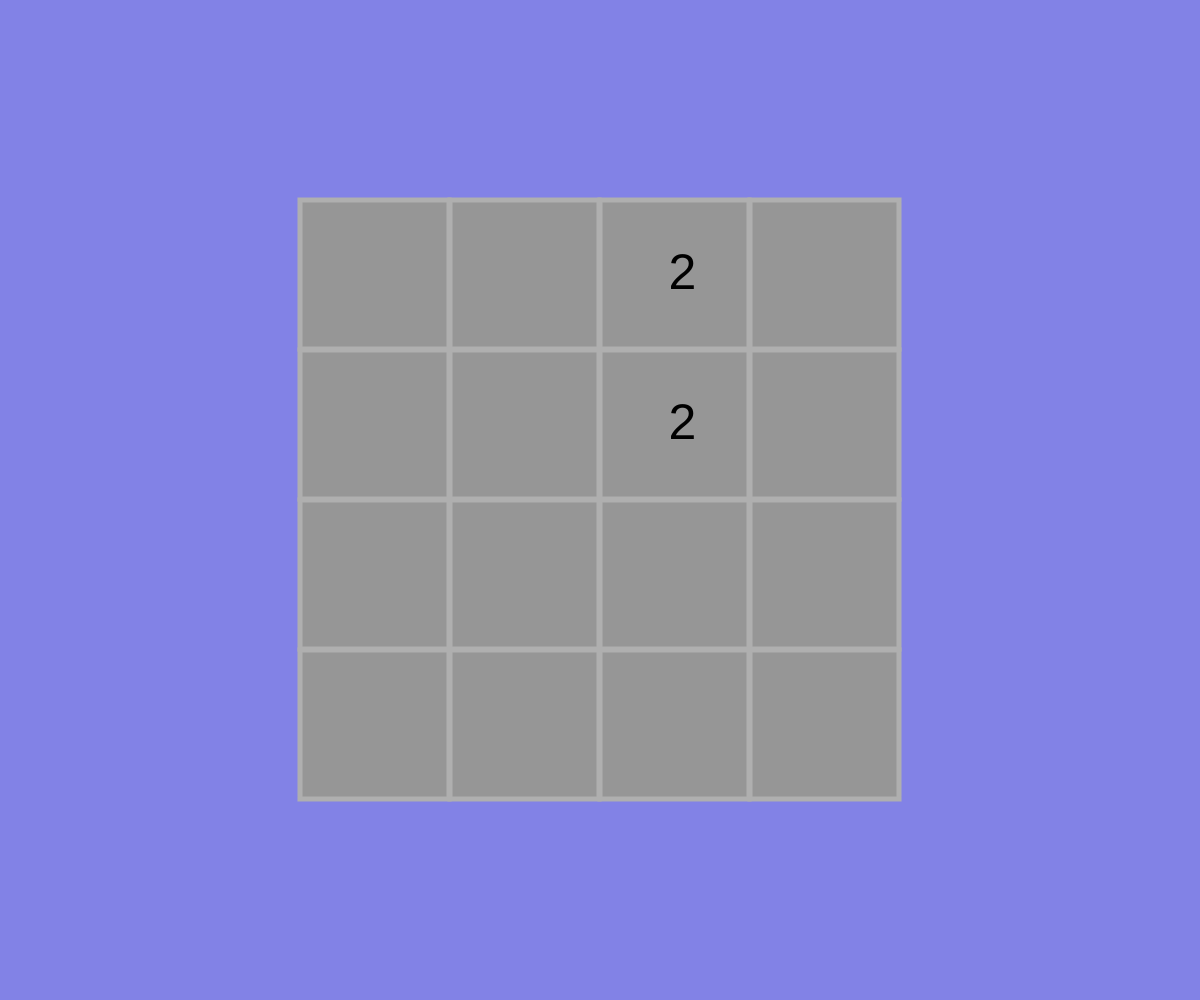
Frame 1 (no input)
Frame 60 (no input): identical to frame 1, image omitted
Frame 120 (the mouse pressed at the canvas centre since frame 60): identical to frame 1, image omitted

The p5.js sketch that drew this single still picture (run headless with seeded random() and noise() and a simulated clock; from frame 60 on, the mouse is pressed at the canvas centre):

// p5.js sketch
// ── sketch.js
let grid;
let cols = 4;
let rows = 4;
let resolution = 150;
let initial = 2;

function make2DArray(cols, rows) { //creates 2D array
  let arr = new Array(rows);
  for (let i = 0; i < arr.length; i++) {
    arr[i] = new Array(cols);
  }
  return arr;
}

function reset() {

  for (let i = 0; i < cols; i++) {
      for (let j = 0; j < rows; j++) {

        grid[i][j] = null;

      }
  }

}

function fillArray() { //starter

      reset();

      let a = floor(random(cols));
    	let b = floor(random(cols));

      grid[a][b] = initial;

      let c = floor(random(cols));
    	let d = floor(random(cols));

      grid[c][d] = initial;

}

function newInitial() { //starts off with two of initial value

	let a = floor(random(cols));
	let b = floor(random(cols));

  while(grid[a][b] != null || grid[a][b] == 0) {

    a = floor(random(cols));
    b = floor(random(cols));

  }

  grid[a][b] = initial;

}

function drawGrid () {

	for (let i = 0; i < cols; i++) {
    	for (let j = 0; j < rows; j++) {
     		let x = (i * resolution) + (windowWidth / 2) - (resolution * (cols / 2));
     		let y = (j * resolution) + (windowHeight / 2) - (resolution * (rows / 2));

        	fill(150);
        	stroke(175);
        	strokeWeight(5)
        	rect(x, y, resolution - 1, resolution - 1);
    }
  } //draws grid

}

function drawValues() {

	for (let i = 0; i < cols; i++) {
    	for (let j = 0; j < rows; j++) {

    	let x = (i * resolution) + (windowWidth / 2) - (resolution * (cols / 2));
     	let y = (j * resolution) + (windowHeight / 2) - (resolution * (rows / 2));


     	fill(0);
     	stroke(0);
     	strokeWeight(0);
     	textSize(50);
     	textAlign(CENTER, CENTER);

     	if(grid[i][j] == null || grid[i][j] == 0){

        text("", x, y, resolution + 15, resolution)

    } else {

      text(grid[i][j], x, y, resolution + 15, resolution)

    }

   		}
   	}	 //draws values from array

}

function keyPressed() {

	let xMove;
	let yMove;

  if (keyCode === DOWN_ARROW) {
    	xMove = 0;
    	yMove = 1;
	}

	if (keyCode === UP_ARROW) {
    	xMove = 0;
    	yMove = -1;
	}

	if (keyCode === RIGHT_ARROW) {
    	xMove = 1;
    	yMove = 0;
	}

	if (keyCode === LEFT_ARROW) {
    	xMove = -1;
    	yMove = 0;

	}

	move(xMove, yMove);

  fail();

	newInitial();
}

function move(xMove, yMove) {

  if (xMove != 0 && yMove == 0) { //if move horizontal

    for(let k = 0; k < 6; k++) {

      for (let j = 0; j < cols; j++) { //cycle through each row

        if (xMove == 1) { //RIGHT

          for(let i = cols - 2; i > -1; i--) { // cycle through each cell in the row, ignoring the furthest right cell

            if (grid[i + xMove][j] == null || grid[i + xMove][j] == 0) { //if next cell in direction of move is blank

              grid[i + xMove][j] = grid[i][j]; // set next cell as current cell
              grid[i][j] = null; //set current cell as blank

            }

            if (grid[i][j] == grid[i + xMove][j]) { //if next cell in direction of move is same as current cell

              grid[i + xMove][j] = initial * grid[i][j];
              grid[i][j] = null;

            }

          }

        }

        if (xMove == -1) { //LEFT

          for(let i = 1; i < cols; i++) { // cycle through each cell in the row, ignoring the first cell

            if (grid[i + xMove][j] == null || grid[i + xMove][j] == 0) { //if next cell in direction of move is blank

              grid[i + xMove][j] = grid[i][j]; // set next cell as current cell
              grid[i][j] = null; //set current cell as blank

            }

            if (grid[i][j] == grid[i + xMove][j]) { //if next cell in direction of move is same as current cell

              grid[i + xMove][j] = initial * grid[i][j];
              grid[i][j] = null;

            }

          }

        }

      }

    }

  }//end of horizontal

  if (xMove == 0 && yMove != 0) { //if move vertical

    for(let k = 0; k < 6; k++) {

      for (let i = 0; i < rows; i++) { //cycle through each column

        if (yMove == 1) { //DOWN

          for(let j = rows - 2; j > -1; j--) { //cycle through each column ignoring the furthest down cell

            if(grid[i][j + yMove] == null || grid[i][j + yMove] == 0) { //if cell in direction of move is blank

              grid[i][j + yMove] = grid[i][j]; //set next cell to current cell value
              grid[i][j] = null;

            }

            if(grid[i][j + yMove] == grid[i][j]) { //if cell in direction of move if same as current cell

              grid[i][j + yMove] = initial * grid[i][j]; //next cell equal current cell x inital base value
              grid[i][j] = null;

            }

          }

        }

        if (yMove == -1) { //UP

          for(let j = 1; j < rows; j++) { //cycle through each cell starting at the top ignoring the first cell

            if(grid[i][j + yMove] == null || grid[i][j + yMove] == 0 ){ //if next cell in direction of move is blank

              grid[i][j + yMove] = grid[i][j]; //set next cell to current cell value
              grid[i][j] = null;

            }

            if(grid[i][j + yMove] == grid[i][j]) {

              grid[i][j + yMove] = initial * grid[i][j]; //next cell equal current cell x inital base value
              grid[i][j] = null;

            }

          }

        }

      }

    }

  } //end of vertical move

} //end of move()

function fail() {

  let failCount = 0;

  for (let i = 0; i < cols; i++) {
    	for (let j = 0; j < rows; j++) {

        if(grid[i][j] != null || grid[i][j] == 0) {

          failCount += 1;

        }

      }

  }

  if(failCount == (cols * rows)) {

    reset();

  }

}

function setup() {

  	createCanvas(windowWidth, windowHeight);

 	  grid = make2DArray(cols, rows);

    fillArray(); // puts in two initial starters and fills arry with null
}

function draw() {

  	background(130, 130, 230);

  	drawGrid();

  	drawValues();

}
